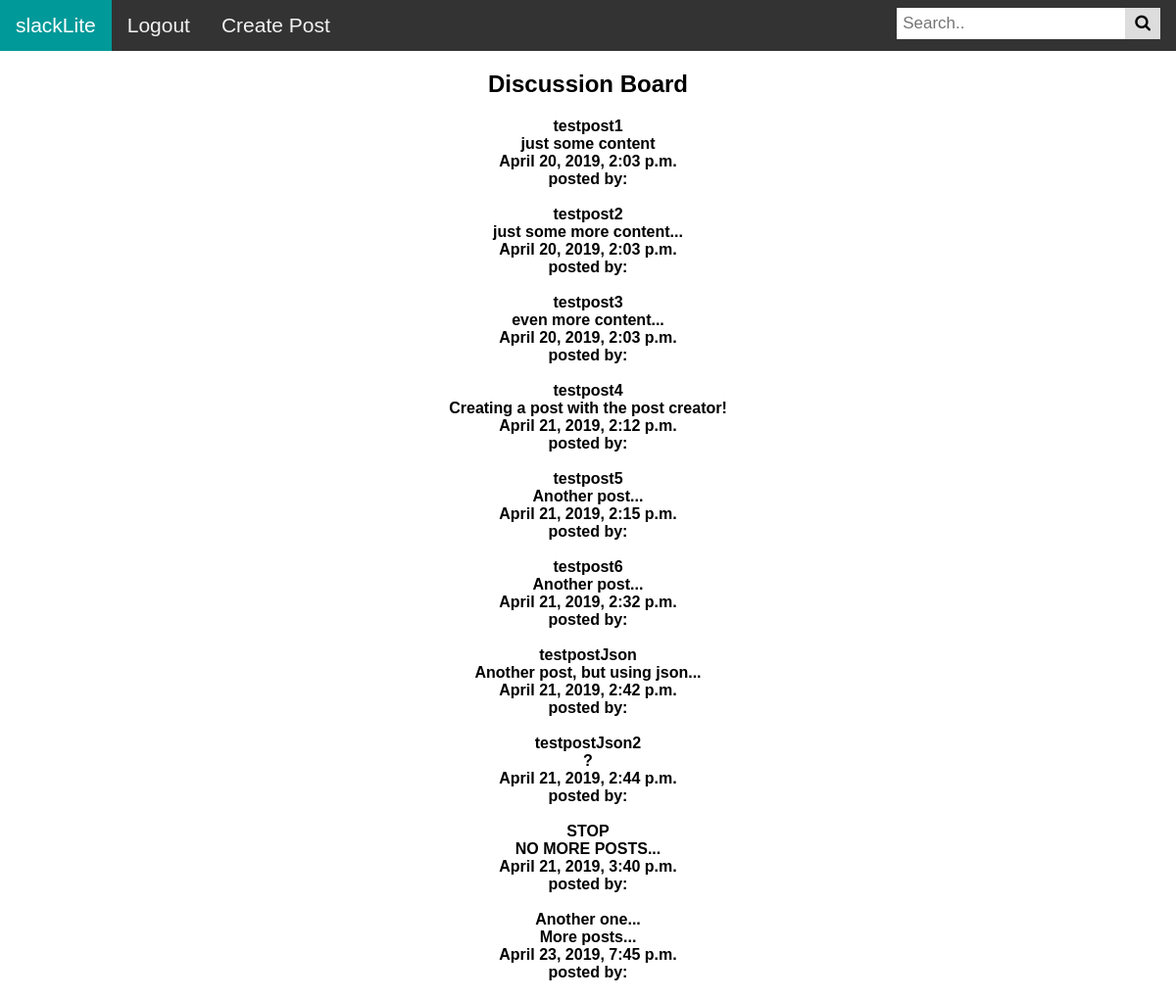
/e/tapsonte/disc/, run on an earlier commit of the app's database.
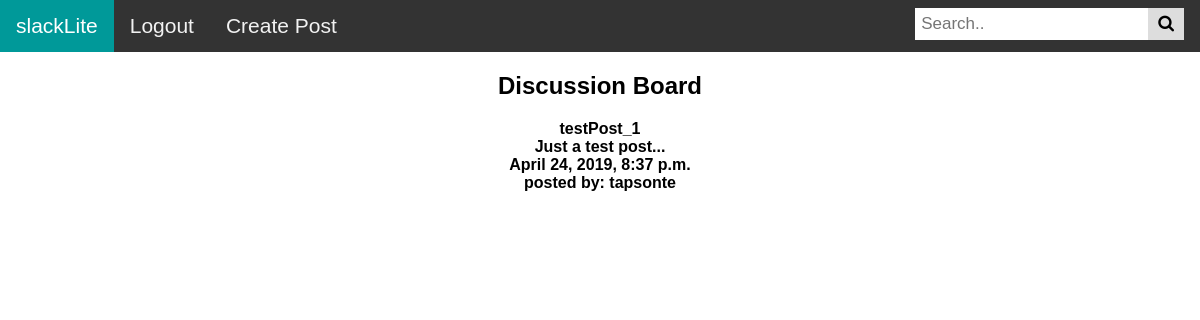
And on a later commit of the database.
### posts/models.py (models this page shows, shortened)
class Post(models.Model):
    title = models.CharField(max_length = 125)
    author = models.CharField(max_length = 125, default = '')
    content = models.TextField()
    updated = models.DateTimeField(auto_now = True, auto_now_add = False)
    timestamp = models.DateTimeField(auto_now = False, auto_now_add = True)

### posts/views.py (the view)
def disc(request):
    query_db = ( Post.objects.all())
    context = { "titleU": "Discussion Board", "query_db": query_db }
    return render(request, IndexView.template_name_disc, context)

### templates/disc.html (shortened to what this page needs)
{% load static from staticfiles %}
<!DOCTYPE html>
<html>
<head>
<link rel="stylesheet" href="https://cdnjs.cloudflare.com/ajax/libs/font-awesome/4.7.0/css/font-awesome.min.css">
</head>
<body>
<div class="topnav">
  <a class="active"> slackLite </a>
  <a href="//mac1xa3.ca/e/tapsonte/">Logout</a>
  <a href="//mac1xa3.ca/e/tapsonte/update/">Create Post</a>
  <div class="search-container">
	  <form action = ''>
	    <input type="text" placeholder="Search.." name="search">
      <button type="submit"><i class="fa fa-search"></i></button>
      </form>
  </div>
</div>
{% block content %}
<div class="disc-form">
	<center>
        <h2> {{ titleU }} </h2>
        <form method = 'POST' action = ''>{% csrf_token %}
		{% for obj in query_db %}
                {{ obj.title }}<br/>
		{{ obj.content }}<br/>
                {{ obj.timestamp }}<br/>
                posted by: {{ obj.author }}<br/>
                <br/>
		{% endfor %}
                </center>
</div>
{% endblock content %}
</body>
</html>

What changed in the data, as far as the page shows it:
removed Post: title "testpost1", content "just some content", timestamp "April 20, 2019, 2:03 p.m."
removed Post: title "testpost2", content "just some more content...", timestamp "April 20, 2019, 2:03 p.m."
removed Post: title "testpost3", content "even more content...", timestamp "April 20, 2019, 2:03 p.m."
removed Post: title "testpost4", content "Creating a post with the post creator!", timestamp "April 21, 2019, 2:12 p.m."
removed Post: title "testpost5", content "Another post...", timestamp "April 21, 2019, 2:15 p.m."
removed Post: title "testpost6", content "Another post...", timestamp "April 21, 2019, 2:32 p.m."
removed Post: title "testpostJson", content "Another post, but using json...", timestamp "April 21, 2019, 2:42 p.m."
removed Post: title "testpostJson2", content "?", timestamp "April 21, 2019, 2:44 p.m."
removed Post: title "STOP", content "NO MORE POSTS...", timestamp "April 21, 2019, 3:40 p.m."
removed Post: title "Another one...", content "More posts...", timestamp "April 23, 2019, 7:45 p.m."
added Post: title "testPost_1", content "Just a test post...", timestamp "April 24, 2019, 8:37 p.m.", author "tapsonte"
